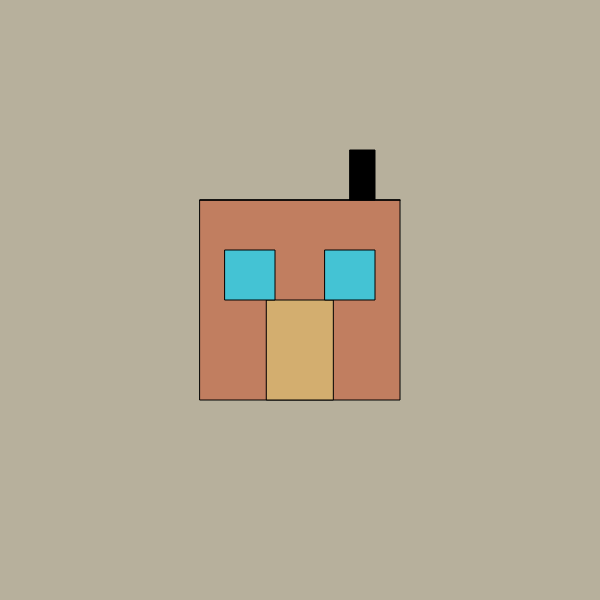
Frame 1 (no input)
Frame 60 (no input): identical to frame 1, image omitted
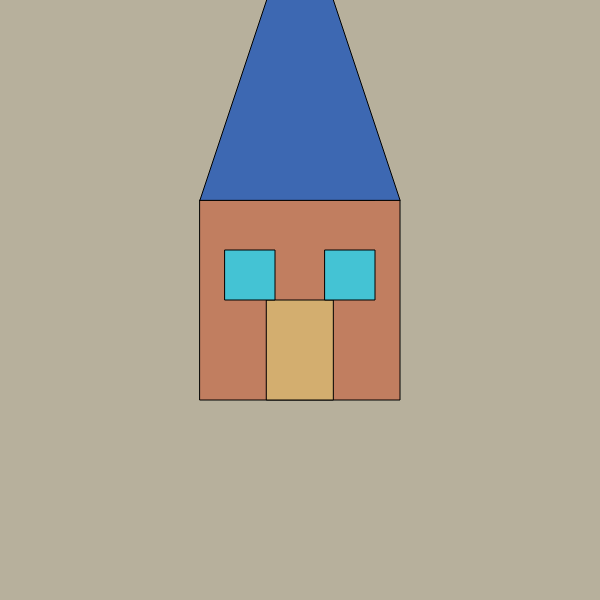
Frame 120 (the mouse pressed at the canvas centre since frame 60)

The p5.js sketch that drew these frames (run headless with seeded random() and noise() and a simulated clock; from frame 60 on, the mouse is pressed at the canvas centre):

// p5.js sketch
// ── sketch.js
function setup() {
  createCanvas(600, 600);
}

function draw() {
  background("#B7B09C");

  
  myshape(200, 200, 200, 200);

  
  myMovingRoof(200, 200, 200, mouseY);
}

// House drawing function
function myshape(x, y, w, h) {
  // House base
  fill("#C17E60"); 
  rect(x, y, w, h);

  // Door
  fill("#D3AE6F"); 
  rect(x + w / 3, y + h / 2, w / 3, h / 2);

  // Windows
  fill("#44C3D4");
  rect(x + w / 8, y + h / 4, w / 4, h / 4); // Left window
  rect(x + 5 * w / 8, y + h / 4, w / 4, h / 4); // Right window

  // Chimney
  fill("#000000"); 
  rect(x + 3 * w / 4, y - h / 4, w / 8, h / 4);
}

// Moving roof function
function myMovingRoof(x, y, w, h) {
  fill("#3D68B2"); // Indigo
  let roofHeight = h

  
  triangle( x,y, x + w / 2, y - roofHeight, x + w,y );
}
